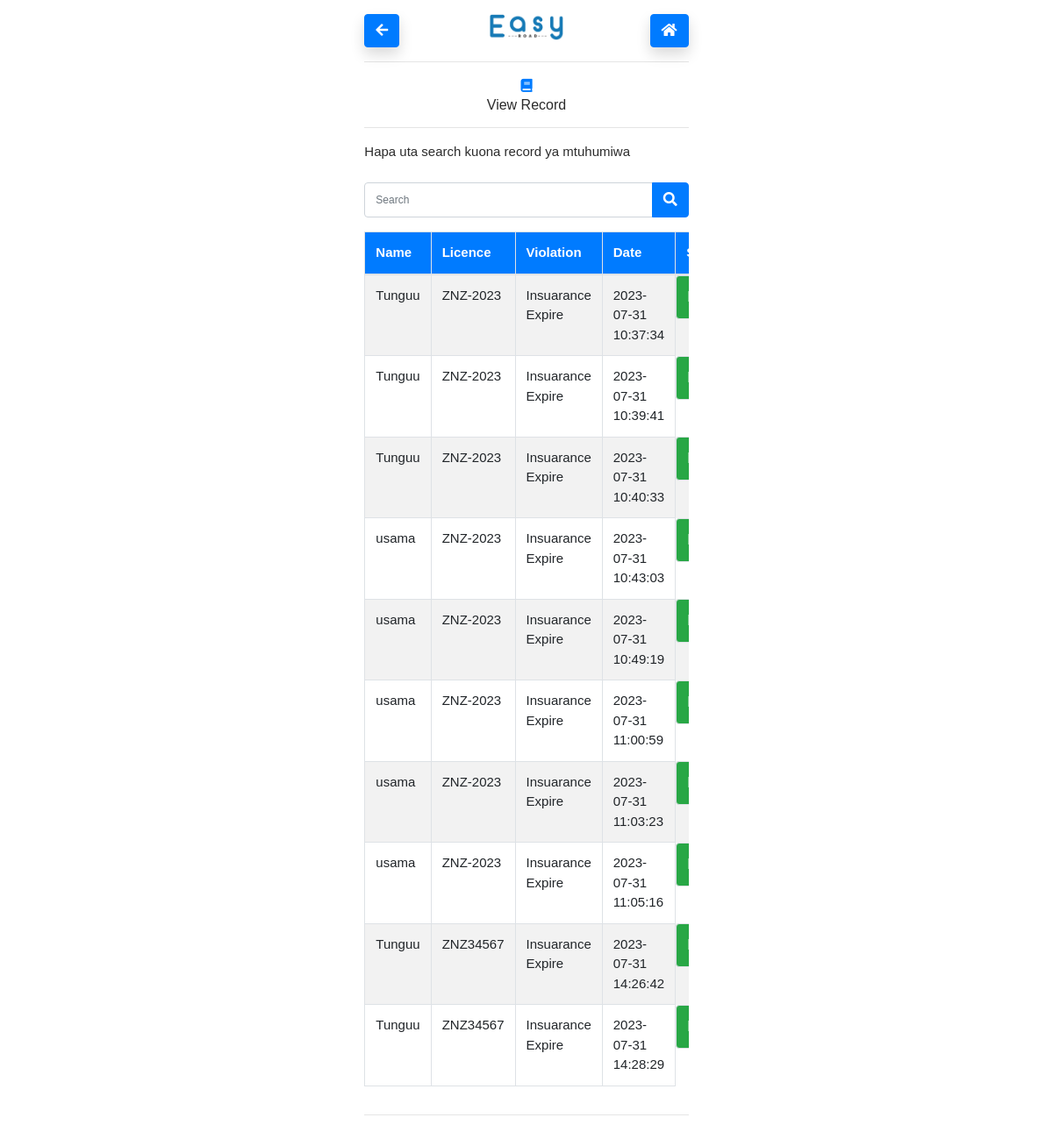
The page /records.php on the database as committed earlier.
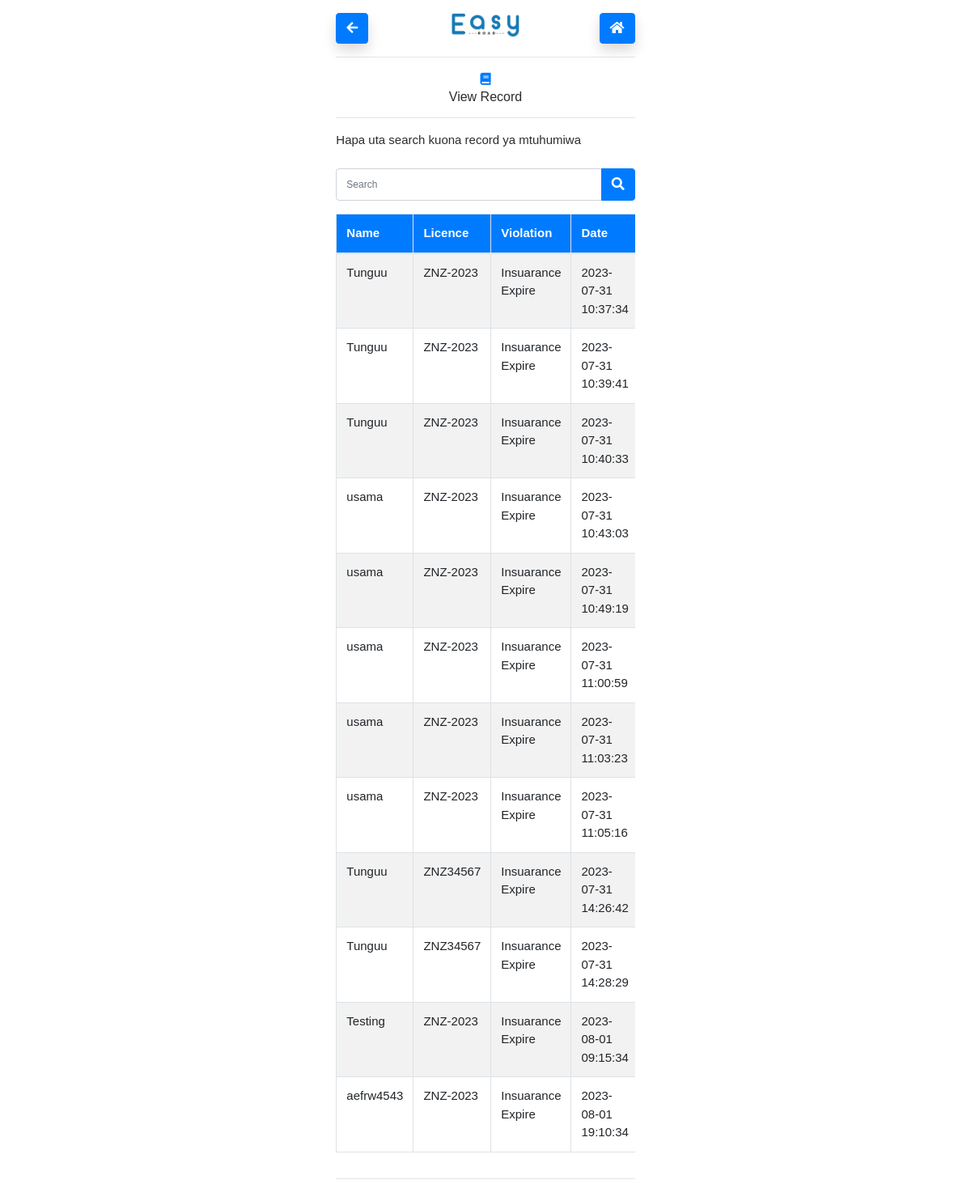
The same page on the database as committed later.
### tables this page shows
CREATE TABLE `driver_violation` (
  `dv_id` int(11) NOT NULL,
  `driver_id` int(11) NOT NULL,
  `violation_id` int(11) NOT NULL,
  `police_man_id` int(11) NOT NULL,
  `date` timestamp NOT NULL DEFAULT current_timestamp() ON UPDATE current_timestamp()
);

CREATE TABLE `driver` (
  `driver_id` int(11) NOT NULL,
  `name` varchar(255) NOT NULL,
  `age` int(11) NOT NULL,
  `gender` varchar(255) NOT NULL,
  `living_place` varchar(255) NOT NULL,
  `phone_number` varchar(20) NOT NULL,
  `license_number` varchar(255) NOT NULL,
  `vehicle_number` varchar(255) NOT NULL,
  `root_number` int(11) NOT NULL,
  `vcolour` varchar(255) NOT NULL,
  `police_man_id` int(11) NOT NULL
);

CREATE TABLE `violation` (
  `violation_id` int(11) NOT NULL,
  `violation` varchar(100) NOT NULL,
  `vtype` varchar(255) NOT NULL,
  `penalt` int(11) NOT NULL
);

### records.php (the view, shortened to what this page needs)
<?php
require("./Handlers/connection.php");
$search = "";
?>
<!DOCTYPE html>
<html lang="en">
<head>
  <link href="Assets/css/bootstrap.min.css" rel="stylesheet">
  <link href="Asset/css/bootstrap.css" rel="stylesheet">
  <link href="Assets/css/style.css" rel="stylesheet">
  <link rel="stylesheet" href="https://use.fontawesome.com/releases/v5.7.0/css/all.css">
</head>
<body class="item-align-center">
  <div class="container-fluid p-3">
    <div class="row">
      <div class="col-lg-4 col-md-3"></div>
      <div class="col-lg-4 col-md-6">
        <div class="row" id="header-mobile">
          <div class="col-lg-4 col-md-4 col-4">
            <div class="nav-item">
              <a href="home.php" class="btn btn-primary shadow">
                <i class="fa fa-arrow-left"></i>
              </a>
            </div>
          </div>
          <div class="col-lg-4 col-md-4 col-4 text-center">
            <div class="nav-item">
              <a href="home.php"><i class="shadow"> </i> <img src="Assets/img/easy-logo 1.png" height="30px" alt=""></a>
            </div>
          </div>
          <div class="col-lg-4 col-md-4 col-4 text-right">
            <div class="nav-item">
              <a href="home.php" class="btn btn-primary shadow">
                <i class="fa fa-home"></i>
              </a>
            </div>
          </div>
        </div>
        <hr>
        <div class="text-center">
          <i class="fa fa-book text-primary"></i>
          <h6>View Record</h6>
        </div>
        <hr>
Hapa uta search kuona record ya mtuhumiwa
<form action="records.php" method="POST">
<div class="input-group mb-3 mt-4">
    <input type="text" class="form-control search" name="search" placeholder="Search "value="<?php echo $search; ?>" >
    <div class="input-group-append">
    </span> <button class="btn btn-primary search"><i class="fa fa-search "></i></button> </span>
    </div>
  </div>
</form>
        <div class="table-responsive">
        <table class="table table-bordered table-striped">
          <thead class="bg-primary text-white">
            <tr>
              <th>Name</th>
              <th>Licence</th>
              <th>Violation</th>
              <th>Date</th>
              <th>Status</th>
            </tr>
          </thead>
          <tbody>
          <?php
          $stmt = $conn->prepare("SELECT driver.name, driver.license_number, violation.violation, driver_violation.date FROM `driver` join driver_violation JOIN violation WHERE driver.driver_id = driver_violation.driver_id and violation.violation_id = driver_violation.violation_id;");
              $stmt->execute();
              $result = $stmt->fetchAll();
              foreach ($result as $res) {
              ?>
            <tr>
            <td value="#"><?php  echo $res['name'] ?></td>
            <td value="#"><?php  echo $res['license_number'] ?></td>
              <td value="#"><?php  echo $res['violation'] ?></td>
              <td value="#"><?php  echo $res['date'] ?></td>
              <td value="#" class="btn btn-success"> Paid </td>
            </tr>
            <?php
}
    ?>
          </tbody>
        </table>
        </div>
        <hr>
      </div>
    </div>
  </div>
</body>
</html>

Rows that differ between the two databases and show on the page:
added driver_violation: driver.name "Testing", driver.license_number "ZNZ-2023", violation.violation "Insuarance Expire", date "2023-08-01 09:15:34"
added driver_violation: driver.name "aefrw4543", driver.license_number "ZNZ-2023", violation.violation "Insuarance Expire", date "2023-08-01 19:10:34"
